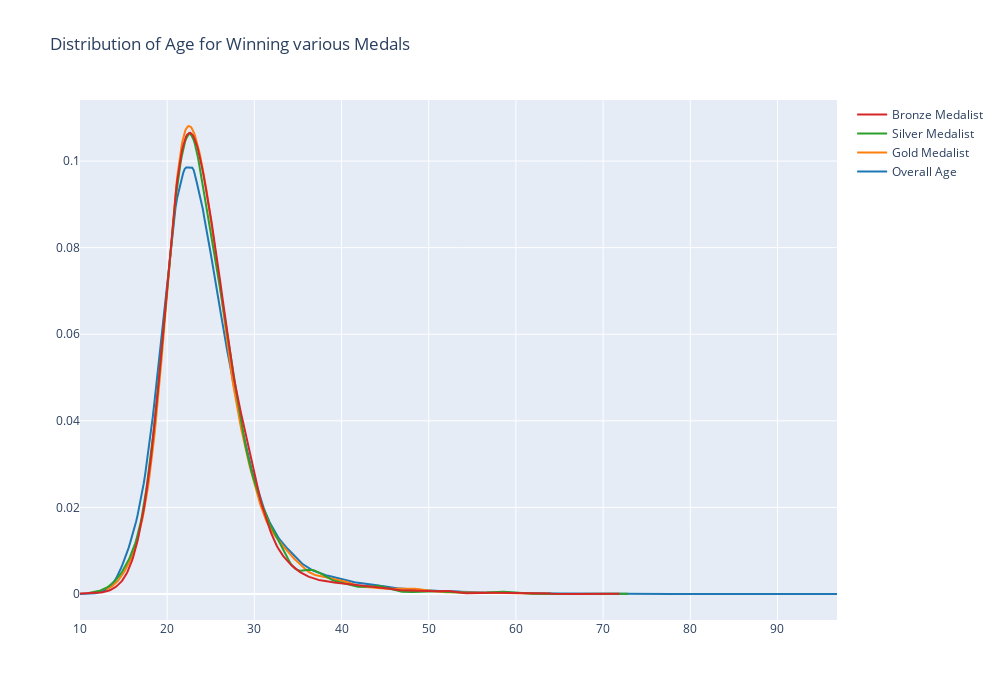

Source (notebook cell):
### Markdown cell above
**5.5 Distribution of Age** for **Winning Medals**

### Code cell
athlete_df = df.drop_duplicates(subset=['Name', 'region'])
x1 = athlete_df['Age'].dropna()
x2 = athlete_df[athlete_df['Medal'] == 'Gold']['Age'].dropna()
x3 = athlete_df[athlete_df['Medal'] == 'Silver']['Age'].dropna()
x4 = athlete_df[athlete_df['Medal'] == 'Bronze']['Age'].dropna()

# plotting the graph
fig = ff.create_distplot([x1, x2, x3, x4], ['Overall Age', 'Gold Medalist', 'Silver Medalist', 'Bronze Medalist'], show_hist=False, show_rug=False)
fig.update_layout(autosize=False, width=1000, height=700, title_text = "Distribution of Age for Winning various Medals")
fig.show()

### Figure 1 — Plotly figure (JSON) as saved in the notebook; plotly's stock layout.template omitted (floating-point values rounded to 4 significant figures; data arrays with more than 128 entries replaced by an {"elided": "..."} marker saying what was removed)
{"data": [{"legendgroup": "Overall Age", "marker": {"color": "rgb(31, 119, 180)"}, "mode": "lines", "name": "Overall Age", "showlegend": true, "type": "scatter", "x": {"elided": "500 float values"}, "xaxis": "x", "y": {"elided": "500 float values"}, "yaxis": "y"}, {"legendgroup": "Gold Medalist", "marker": {"color": "rgb(255, 127, 14)"}, "mode": "lines", "name": "Gold Medalist", "showlegend": true, "type": "scatter", "x": {"elided": "500 float values"}, "xaxis": "x", "y": {"elided": "500 float values"}, "yaxis": "y"}, {"legendgroup": "Silver Medalist", "marker": {"color": "rgb(44, 160, 44)"}, "mode": "lines", "name": "Silver Medalist", "showlegend": true, "type": "scatter", "x": {"elided": "500 float values"}, "xaxis": "x", "y": {"elided": "500 float values"}, "yaxis": "y"}, {"legendgroup": "Bronze Medalist", "marker": {"color": "rgb(214, 39, 40)"}, "mode": "lines", "name": "Bronze Medalist", "showlegend": true, "type": "scatter", "x": {"elided": "500 float values"}, "xaxis": "x", "y": {"elided": "500 float values"}, "yaxis": "y"}], "layout": {"autosize": false, "barmode": "overlay", "height": 700, "hovermode": "closest", "legend": {"traceorder": "reversed"}, "title": {"text": "Distribution of Age for Winning various Medals"}, "width": 1000, "xaxis": {"anchor": "y2", "domain": [0, 1], "zeroline": false}, "yaxis": {"anchor": "free", "domain": [0, 1], "position": 0}}}
